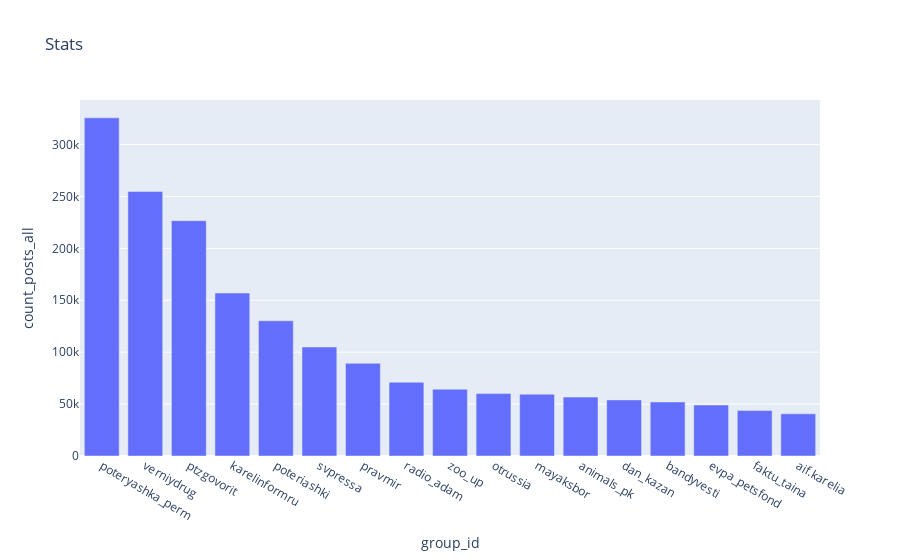

The notebook cell saved with this chart:
### Code cell
fig = px.bar(ngo_vks[ngo_vks["count_posts_all"] > 40000], x="group_id", y="count_posts_all", title="Stats")
fig.update_layout(barmode='stack', xaxis={'categoryorder':'total descending'})
fig.show()

### Figure 1 — Plotly figure (JSON) as saved in the notebook; plotly's stock layout.template omitted (floating-point values rounded to 4 significant figures)
{"data": [{"alignmentgroup": "True", "hovertemplate": "group_id=%{x}<br>count_posts_all=%{y}<extra></extra>", "legendgroup": "", "marker": {"color": "#636efa"}, "name": "", "offsetgroup": "", "orientation": "v", "showlegend": false, "textposition": "auto", "type": "bar", "x": ["aif.karelia", "animals_pk", "bandyvesti", "dan_kazan", "evpa_petsfond", "faktu_taina", "karelinformru", "mayaksbor", "otrussia", "poteriashki", "poteryashka_perm", "pravmir", "ptzgovorit", "radio_adam", "svpressa", "verniydrug", "zoo_up"], "xaxis": "x", "y": [40644, 56725, 52035, 54040, 49095, 43761, 156996, 59547, 60109, 130248, 325799, 89252, 226687, 70999, 105064, 254785, 64361], "yaxis": "y"}], "layout": {"barmode": "stack", "legend": {"tracegroupgap": 0}, "title": {"text": "Stats"}, "xaxis": {"anchor": "y", "categoryorder": "total descending", "domain": [0, 1], "title": {"text": "group_id"}}, "yaxis": {"anchor": "x", "domain": [0, 1], "title": {"text": "count_posts_all"}}}}
